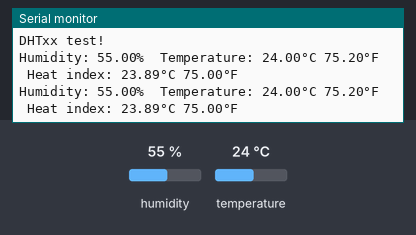
Simulated run of this sketch. Board: Arduino Uno, built with avr-gcc and run on an emulated ATmega328P. Parts: the last lines printed to the serial monitor. The test bench sets the inputs (shaded band); at power-on: humidity 55 %, temperature 24 °C.

Above: at 4.8 s.
4.9 s: humidity set to 22 %
At 6.9 s:
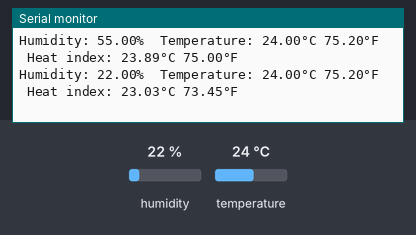
7.9 s: temperature set to 12 °C
At 8.7 s:
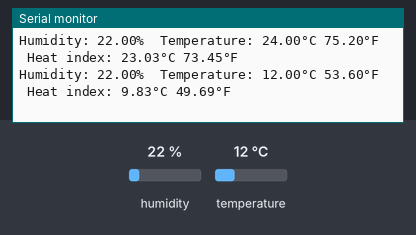
10.9 s: humidity set to 40 %
At 13.4 s:
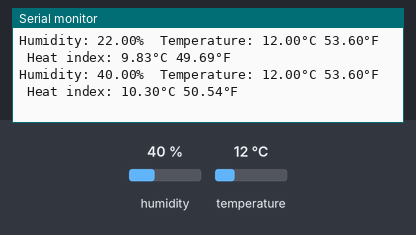
13.9 s: humidity set to 22 %
At 15.2 s:
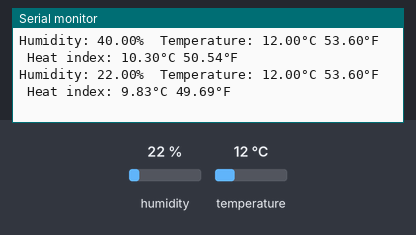
Timing chart, 0 to 16.9 s (numbered marks = the images above; inputs shaded):
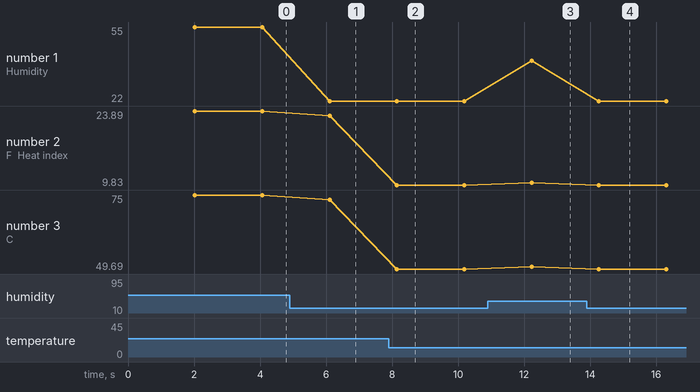

Measured:
- after the input at 4.9 s, the serial monitor: prints a new line after 1.2 s (image 1)
- after the input at 7.9 s, the serial monitor: prints a new line after 0.24 s (image 2)
- after the input at 10.9 s, the serial monitor: prints a new line after 1.3 s (image 3)
- after the input at 13.9 s, the serial monitor: prints a new line after 0.36 s (image 4)
- plotted number 1: 55 → 22 after the input at 4.9 s, 22 → 40 after the input at 10.9 s, 40 → 22 after the input at 13.9 s
- plotted number 2: 23.89 → 23.03 after the input at 4.9 s, 23.03 → 9.83 after the input at 7.9 s, 9.83 → 10.3 after the input at 10.9 s, 10.3 → 9.83 after the input at 13.9 s
- plotted number 3: 75 → 73.45 after the input at 4.9 s, 73.45 → 49.69 after the input at 7.9 s, 49.69 → 50.54 after the input at 10.9 s, 50.54 → 49.69 after the input at 13.9 s

The sketch:

DHT22.ino
```cpp
// Example testing sketch for various DHT humidity/temperature sensors
// Written by ladyada, public domain

// REQUIRES the following Arduino libraries:
// - DHT Sensor Library: https://github.com/adafruit/DHT-sensor-library
// - Adafruit Unified Sensor Lib: https://github.com/adafruit/Adafruit_Sensor

#include "DHT.h"

#define DHTPIN 19  // Digital pin connected to the DHT sensor
// Feather HUZZAH ESP8266 note: use pins 3, 4, 5, 12, 13 or 14 --
// Pin 15 can work but DHT must be disconnected during program upload.

// Uncomment whatever type you're using!
#define DHTTYPE DHT11   // DHT 11
//#define DHTTYPE DHT22   // DHT 22  (AM2302), AM2321
//#define DHTTYPE DHT21   // DHT 21 (AM2301)

// Connect pin 1 (on the left) of the sensor to +5V
// NOTE: If using a board with 3.3V logic like an Arduino Due connect pin 1
// to 3.3V instead of 5V!
// Connect pin 2 of the sensor to whatever your DHTPIN is
// Connect pin 3 (on the right) of the sensor to GROUND (if your sensor has 3 pins)
// Connect pin 4 (on the right) of the sensor to GROUND and leave the pin 3 EMPTY (if your sensor has 4 pins)
// Connect a 10K resistor from pin 2 (data) to pin 1 (power) of the sensor

// Initialize DHT sensor.
// Note that older versions of this library took an optional third parameter to
// tweak the timings for faster processors.  This parameter is no longer needed
// as the current DHT reading algorithm adjusts itself to work on faster procs.
DHT dht(DHTPIN, DHTTYPE);

void setup() {
  Serial.begin(9600);
  Serial.println(F("DHTxx test!"));

  dht.begin();
}

void loop() {
  // Wait a few seconds between measurements.
  delay(2000);

  // Reading temperature or humidity takes about 250 milliseconds!
  // Sensor readings may also be up to 2 seconds 'old' (its a very slow sensor)
  float h = dht.readHumidity();
  // Read temperature as Celsius (the default)
  float t = dht.readTemperature();
  // Read temperature as Fahrenheit (isFahrenheit = true)
  float f = dht.readTemperature(true);

  // Check if any reads failed and exit early (to try again).
  if (isnan(h) || isnan(t) || isnan(f)) {
    Serial.println(F("Failed to read from DHT sensor!"));
    return;
  }

  // Compute heat index in Fahrenheit (the default)
  float hif = dht.computeHeatIndex(f, h);
  // Compute heat index in Celsius (isFahreheit = false)
  float hic = dht.computeHeatIndex(t, h, false);

  Serial.print(F("Humidity: "));
  Serial.print(h);
  Serial.print(F("%  Temperature: "));
  Serial.print(t);
  Serial.print(F("°C "));
  Serial.print(f);
  Serial.print(F("°F  Heat index: "));
  Serial.print(hic);
  Serial.print(F("°C "));
  Serial.print(hif);
  Serial.println(F("°F"));
}
```
